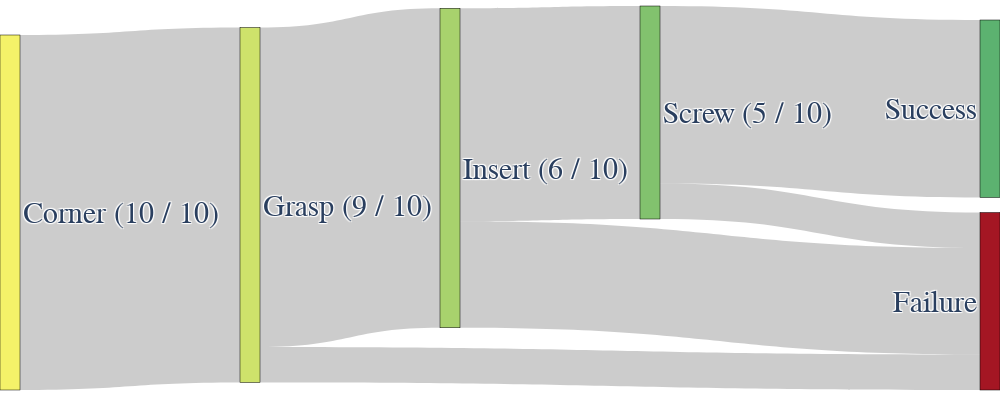

Here is the notebook cell this chart was saved with:
### Code cell
import plotly.graph_objects as go

labels = [
    "Corner (10 / 10)",
    "Grasp (9 / 10)",
    "Insert (6 / 10)",
    "Screw (5 / 10)",
    "Success",
    "Failure",
]

fig = go.Figure(
    data=[
        go.Sankey(
            node=dict(
                pad=15,
                thickness=20,
                line=dict(color="black", width=0.5),
                label=labels,
                color=[
                    "#F4F269",
                    "#CEE26B",
                    "#A8D26D",
                    "#82C26E",
                    "#5CB270",
                    "#A41623",
                ],
                x=[0, 0.25, 0.45, 0.65, 1],
                y=[0, 0.5, 0.4, 0.25, 0.0],
            ),
            link=dict(
                source=[0, 0, 1, 1, 2, 2, 3, 3],
                target=[1, 5, 2, 5, 3, 5, 4, 5],
                value=[10, 0, 9, 1, 6, 3, 5, 1],
                label=["10", "0", "9", "1", "6", "3", "5", "1"],
            ),
            textfont=dict(size=30, family="Times New Roman"),
        )
    ]
)

# for x_coordinate, column_name in enumerate(["column 1", "column 2", "column 3", "column 3", "column 3", "column 3"]):
#     fig.add_annotation(
#         x=x_coordinate,
#         y=1.05,
#         xref="x",
#         yref="paper",
#         text=column_name,
#         showarrow=False,
#         font=dict(family="Courier New, monospace", size=16, color="tomato"),
#         align="center",
#     )

# fig.update_layout(
#     xaxis={
#         "showgrid": False,  # thin lines in the background
#         "zeroline": False,  # thick line at x=0
#         "visible": False,  # numbers below
#     },
#     yaxis={
#         "showgrid": False,  # thin lines in the background
#         "zeroline": False,  # thick line at x=0
#         "visible": False,  # numbers below
#     },
#     plot_bgcolor="rgba(0,0,0,0)",
#     font_size=10,
# )

fig.update_layout(
    margin=dict(l=0, r=0, t=20, b=10),
    height=400,
    width=1000,
)

fig.write_image(str(plot_base_path / "appendix_fig" / "real_success_sankey.pdf"))
fig.show()

### Figure 1 — Plotly figure (JSON) as saved in the notebook; plotly's stock layout.template omitted (floating-point values rounded to 4 significant figures)
{"data": [{"link": {"label": ["10", "0", "9", "1", "6", "3", "5", "1"], "source": [0, 0, 1, 1, 2, 2, 3, 3], "target": [1, 5, 2, 5, 3, 5, 4, 5], "value": [10, 0, 9, 1, 6, 3, 5, 1]}, "node": {"color": ["#F4F269", "#CEE26B", "#A8D26D", "#82C26E", "#5CB270", "#A41623"], "label": ["Corner (10 / 10)", "Grasp (9 / 10)", "Insert (6 / 10)", "Screw (5 / 10)", "Success", "Failure"], "line": {"color": "black", "width": 0.5}, "pad": 15, "thickness": 20, "x": [0, 0.25, 0.45, 0.65, 1], "y": [0, 0.5, 0.4, 0.25, 0]}, "textfont": {"family": "Times New Roman", "size": 30}, "type": "sankey"}], "layout": {"height": 400, "margin": {"b": 10, "l": 0, "r": 0, "t": 20}, "width": 1000}}
